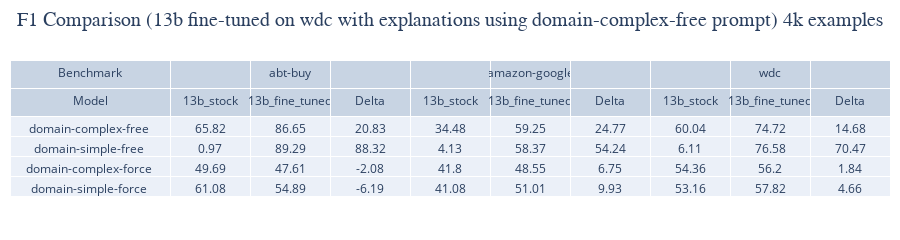

The cell this chart's notebook holds for it:
### Code cell
directory_path = '../results/13b/explanation/4k/2024-05-11-23-21-59_4k_explanations_gpt_with_money'

file_paths = analytics.get_all_files_in_directory(directory_path)
all_stats = analytics.calculate_fine_tuned_stats(file_paths)
df_fintuned_results = analytics.create_comparison_df(all_stats, baseline_13b_stats)


analytics.create_plotly_table(df_fintuned_results, fine_tuned_prompt="domain-complex-free", benchmark="wdc", title="F1 Comparison (13b fine-tuned on wdc with explanations using domain-complex-free prompt) 4k examples" , file_path="../plots/explanation")

### Figure 1 — Plotly figure (JSON) as saved in the notebook; plotly's stock layout.template omitted (floating-point values rounded to 4 significant figures)
{"data": [{"cells": {"align": "center", "values": [["domain-complex-free ", "domain-simple-free ", "domain-complex-force ", "domain-simple-force "], [65.82, 0.97, 49.69, 61.08], [86.65, 89.29, 47.61, 54.89], [20.83, 88.32, -2.08, -6.19], [34.48, 4.13, 41.8, 41.08], [59.25, 58.37, 48.55, 51.01], [24.77, 54.24, 6.75, 9.93], [60.04, 6.11, 54.36, 53.16], [74.72, 76.58, 56.2, 57.82], [14.68, 70.47, 1.84, 4.66]]}, "columnwidth": [200, 100, 100, 100, 100, 100, 100, 100, 100, 100, 100, 100, 100, 100, 100, 100, 100, 100, 100], "header": {"align": "center", "values": [["Benchmark", "Model"], ["", "13b_stock"], ["abt-buy", "13b_fine_tuned"], ["", "Delta"], ["", "13b_stock"], ["amazon-google", "13b_fine_tuned"], ["", "Delta"], ["", "13b_stock"], ["wdc", "13b_fine_tuned"], ["", "Delta"]]}, "type": "table"}], "layout": {"height": 220, "margin": {"b": 0, "l": 10, "r": 10, "t": 60}, "title": {"font": {"family": "Arial", "size": 20}, "text": "F1 Comparison (13b fine-tuned on wdc with explanations using domain-complex-free prompt) 4k examples", "x": 0.5, "y": 0.95}}}
